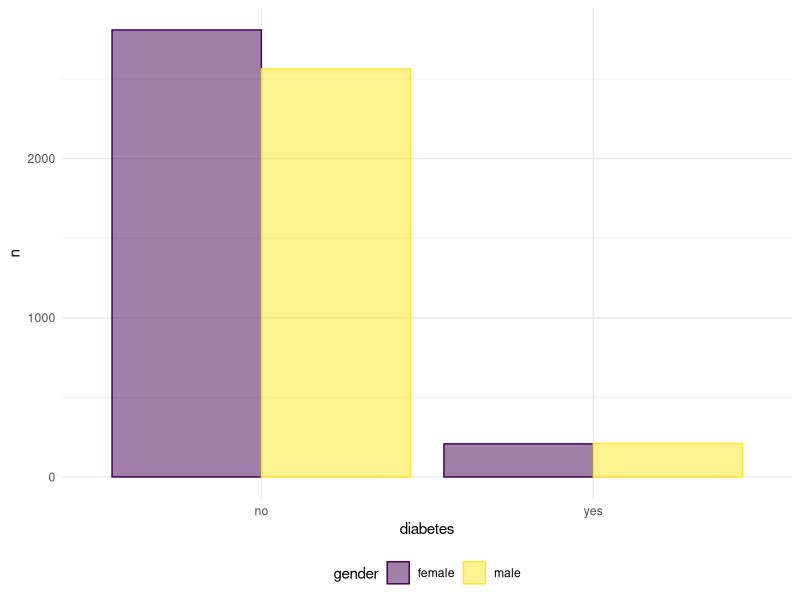
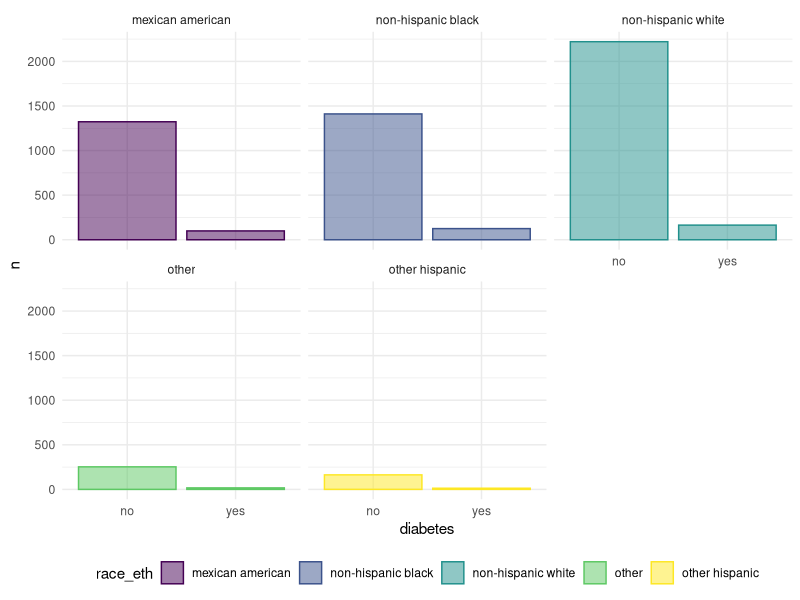
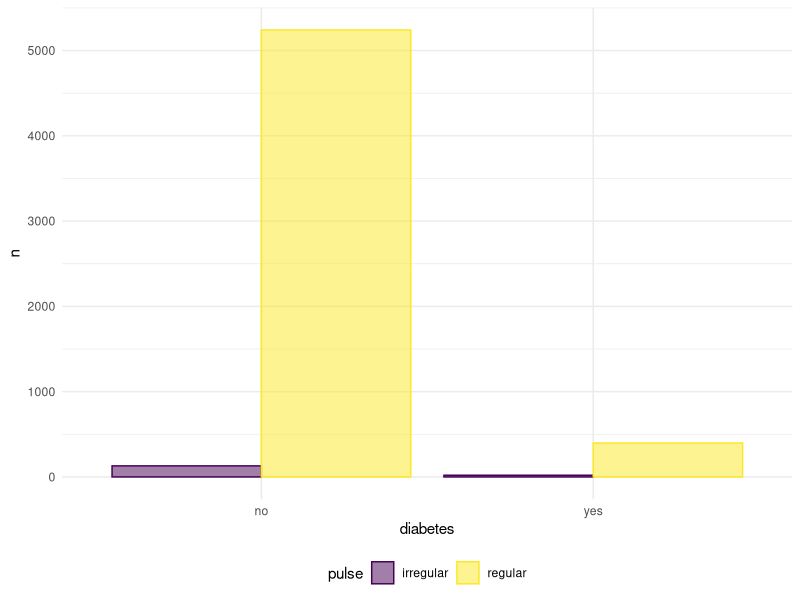

R code for these plots, in order:
## ---- chunk 1

# global default settings for chunks
knitr::opts_chunk$set(echo = TRUE, 
                      fig.dim = c(10, 4), 
                      fig.align = "center",
                      results = "asis"
                      )

# loaded packages; placed here to be able to load global settings
Packages <- c("tidyverse", "dplyr")
invisible(lapply(Packages, library, character.only = TRUE))



# global settings for color palettes
options(
  ggplot2.continuous.colour = "viridis",
  ggplot2.continuous.fill = "viridis"
)
scale_colour_discrete = scale_colour_viridis_d
scale_fill_discrete = scale_fill_viridis_d

# theme global setting for ggplot
theme_set(theme_minimal() + 
            theme(legend.position = "bottom") +
            theme(plot.title = element_text(hjust = 0.5, size = 12),
                  plot.subtitle = element_text(hjust = 0.5, size = 8))
          )

## ---- chunk 2

nhanes_df <- read_csv("./Datasets/cleaned_dataset.csv") %>% 
  mutate(across(where(is.character), factor))

## ---- chunk 3

nhanes_df %>% 
  group_by(gender) %>% 
  count(diabetes) %>% 
  ggplot(aes(x = diabetes, y = n, color = gender, fill = gender)) + 
  geom_bar(stat = "identity", alpha = 0.5, position = "dodge")

## ---- chunk 4

nhanes_df %>% count(race_eth)

## ---- chunk 5

nhanes_df %>% 
  group_by(race_eth) %>% 
  count(diabetes) %>% 
  ggplot(aes(x = diabetes, y = n, color = race_eth, fill = race_eth)) + 
  geom_bar(stat = "identity", alpha = 0.5, position = "dodge") +
  facet_wrap(~ race_eth)

## ---- chunk 6

nhanes_df %>% count(pulse)

nhanes_df %>% 
  group_by(pulse) %>% 
  count(diabetes) %>% 
  ggplot(aes(x = diabetes, y = n, color = pulse, fill = pulse)) + 
  geom_bar(stat = "identity", alpha = 0.5, position = "dodge")

